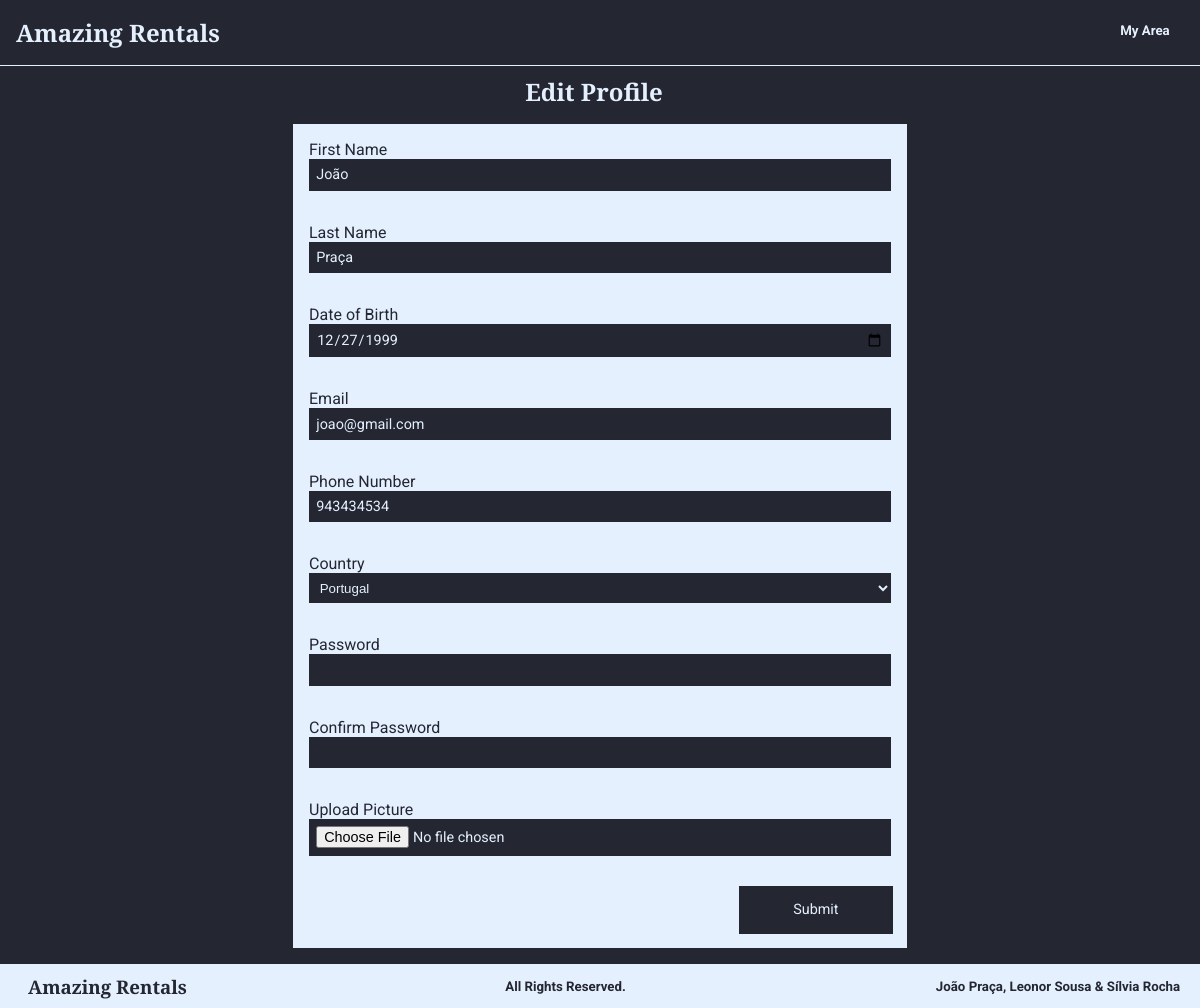
The page /editProfile.php (signed in) on the database its author committed.
### tables this page shows
CREATE TABLE Utilizador (
    idUtilizador    INTEGER PRIMARY KEY,
    hashedPassword  TEXT NOT NULL,
    primeiroNome    VARCHAR(30) NOT NULL, 
    ultimoNome      VARCHAR(30) NOT NULL, 
    dataNascimento  DATE        NOT NULL, 
    email           VARCHAR(30) UNIQUE NOT NULL, 
    telefone        VARCHAR(15) NOT NULL, 
    foto            VARCHAR(30),
    altFoto         VARCHAR(50),
    idPais          INTEGER REFERENCES Pais (idPais) ON DELETE SET NULL ON UPDATE CASCADE
);

### database/users.php (called while the page is built, shortened)
<?php
function getCountries(){
    global $db;
    $stmt = $db->prepare('SELECT * FROM Pais');
    $stmt->execute();
    return $stmt->fetchAll();
}
function getCountryById($id){
    global $db;
    $stmt = $db->prepare('SELECT * FROM Pais WHERE idPais=?');
    $stmt->execute(array($id));
    return $stmt->fetch();
}
function getUserById($id){
    global $db;
    $stmt = $db->prepare('SELECT * from Utilizador WHERE idUtilizador=?');
    $stmt->execute(array($id));
    return $stmt->fetch();
}
?>

### templates/forms/profile.php (the view, shortened to what this page needs)
<form class="verticalForm" action=<?=$action_form?> method="post">
<label> First Name
        <input type="text" name="primeiroNome" value="<?=$firstName?>" required>
    </label>
    <label> Last Name
        <input type="text" name="ultimoNome" value="<?=$lastName?>" required>
    </label>
    <label> Date of Birth
        <input type="date" name="dateofbirth" value="<?=$birth?>" required>
    </label>
    <label> Email
        <input type="email" name="email" value="<?=$email?>" required>
    </label>
    <label> Phone Number
        <input type="tel" name="phone" value="<?=$phone?>" required>
    </label>
    <label> Country
        <select name="country" value="<?=$country['idPais']?>" required>
            <?php
            include_once('database/connection.php');
            include_once('database/users.php');
            $countries = getCountries();
            foreach ($countries as $country) {
                echo '<option value="' . $country['idPais'] . '">' . $country['nome'] . '</option>';
            }
            ?>
        </select>
    </label>
        <label> Password
            <input type="password" id="password" name="password" pattern="(?=.*\d)(?=.*[a-z])(?=.*[A-Z]).{8,}" required>
        </label>
        <label> Confirm Password
            <input type="password" name="confirmpassword" id="confirmpassword"  pattern="(?=.*\d)(?=.*[a-z])(?=.*[A-Z]).{8,}" required>
        </label>
    <label> Upload Picture
        <input type="file" name="pictures" value="<?=$pictures?>" accept="image/*">
    </label>
    <input class="submit" type="submit" id="profileSubmit" value="Submit">
</form>

### style.css (style rules this page uses)
:root { --myDarkBlue: #242732; --myLightBlue: #E5F0FF; --titlesFont: Arvo, Courier, sans-serif; --bodyFont: Roboto, sans-serif; }
h4, h5, h6, p, span, input, label, tr, a, button { font-family: var(--bodyFont); }
body { background-color: var(--myDarkBlue); color: var(--myLightBlue); }
input, select, textarea { background: var(--myLightBlue); color: var(--myDarkBlue); border-style: none; }
.verticalForm { background: var(--myLightBlue); color: var(--myDarkBlue); }
.verticalForm input, .verticalForm select, .verticalForm textarea { background: var(--myDarkBlue); color: var(--myLightBlue); }
.submit { background: var(--myDarkBlue); color: var(--myLightBlue); text-align: center; border-style: solid; border-width: thin; border-color: var(--myDarkBlue); }
#search p, input { font-size: 0.9em; }

### layout.css (style rules this page uses)
html, body { height: 100%; }
body { display: flex; flex-direction: column; margin: 0; padding: 0; }
.verticalForm { margin: 1em 0 0 0; text-align: left; width: 614px; }
.verticalForm input, .verticalForm select, textarea { display: block; width: 100%; padding: 0.5em; -webkit-box-sizing: border-box; -moz-box-sizing: border-box; box-sizing: border-box; }
.verticalForm label { display: block; padding: 1em; }
.verticalForm .submit { width: 25%; float: right; margin: 1em; padding: 1em; }

### rows shown on the page
utilizador: primeiroNome "João", ultimoNome "Praça", dateofbirth "12/27/1999", email "joao@gmail.com", phone "943434534"

### other values the page prints
form field country "Portugal"
